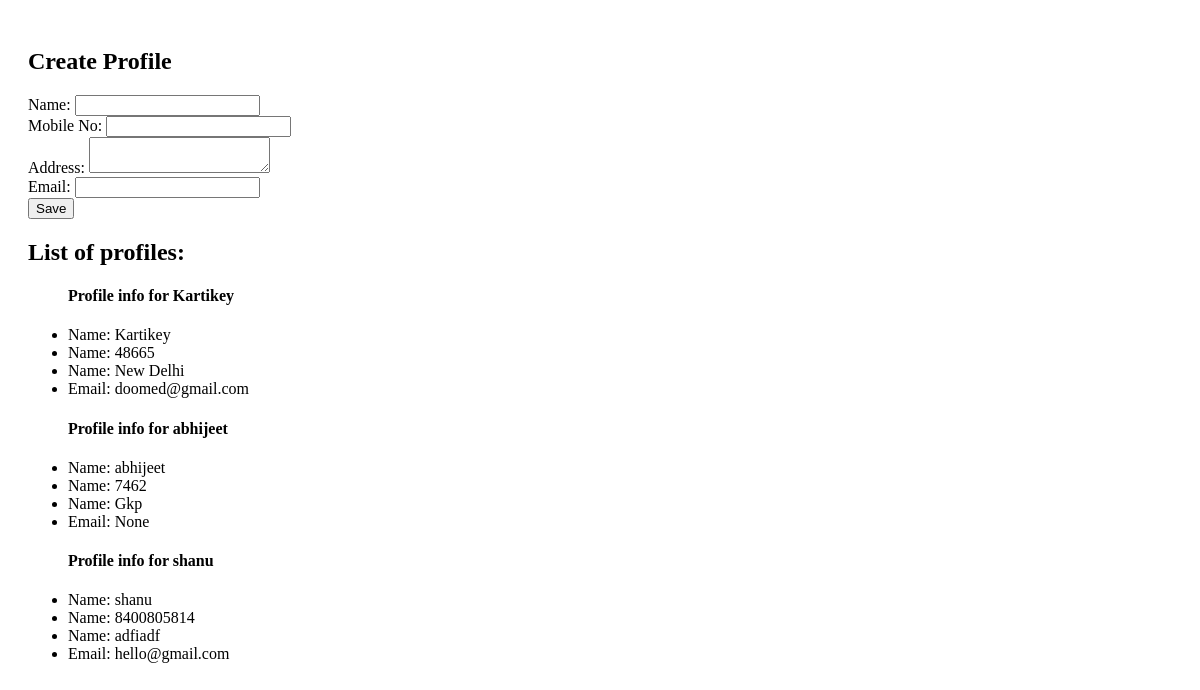
The app's page /name/, older data.
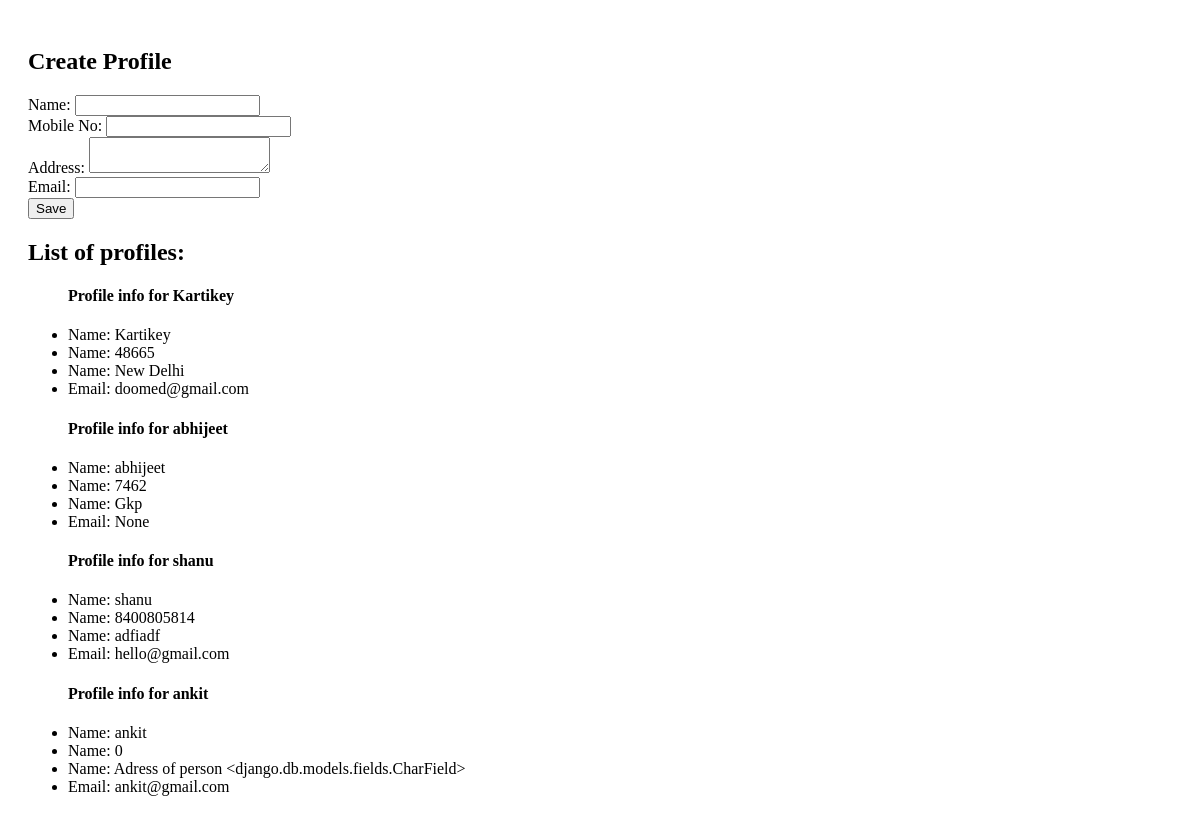
The same page, newer data.
### myapp/models.py (models this page shows, shortened)
class Profile(models.Model):
    name = models.CharField(max_length=260, unique=True)
    mobile_no = models.IntegerField(default=0)
    address = models.CharField(max_length=500, default=f"Adress of person {name}")
    email = models.CharField(max_length=255, unique=True, null=True)

### myapp/views.py (the view)
# urls.py: path("name/",profile_update,name = "profile"),
def profile_update(request):
    if request.method == "POST":
        name = request.POST.get("name", "")
        mobile_no = request.POST.get("mobile_no", "")
        address = request.POST.get("address", "")
        email = request.POST.get("email", "")
        if name and mobile_no and address:
            try:
                Profile.objects.create(
                    name=name, mobile_no=mobile_no, address=address, email=email
                )
                return redirect("profile")
            except Exception as e:
                return HttpResponse(f"<h1>Failed to save profile: {e}</h1>")
        else:
            return HttpResponse("<h1>Enter valid details!</h1>")
    else:
        names = Profile.objects.all()
        context = {"saved_names": names}
        return render(request, "profile.html", context)

### templates/profile.html (shortened to what this page needs)
<!DOCTYPE html>
<html>
    <head>
    </head>
    <body>
        <div style="padding: 20px;">
            <h2>Create Profile</h2>
            <form method="POST" action="{% url 'profile' %}">
                <label for="name">Name:</label>
                <input type="text" id="name" name="name" required><br>
                <label for="mobile_no">Mobile No:</label>
                <input type="text" id="mobile_no" name="mobile_no" required><br>
                <label for="address">Address:</label>
                <textarea id="address" name="address" required></textarea><br>
                <label for ="email">Email: </label>
                <input type="email" id="email" name="email" required><br>
                <button type="submit">Save</button>
            </form>
            <h2>List of profiles:</h2>
            <ul>
                {% for stored_name in saved_names%}
                <h4>Profile info for {{ stored_name.name }} </h4>
                <li>Name: {{ stored_name.name }}</li>
                <li>Name: {{ stored_name.mobile_no }}</li>
                <li>Name: {{ stored_name.address }}</li>
                <li>Email: {{ stored_name.email }}</li>
                {% empty %}
                <li>No names stored yet.</li>
                {% endfor %}
            </ul>
        </div>
    </body>
</html>

Row changes from the older to the newer data that the page shows:
added Profile: name "ankit", mobile_no "0", address "Adress of person <django.db.models.fields.CharField>", email "ankit@gmail.com"
